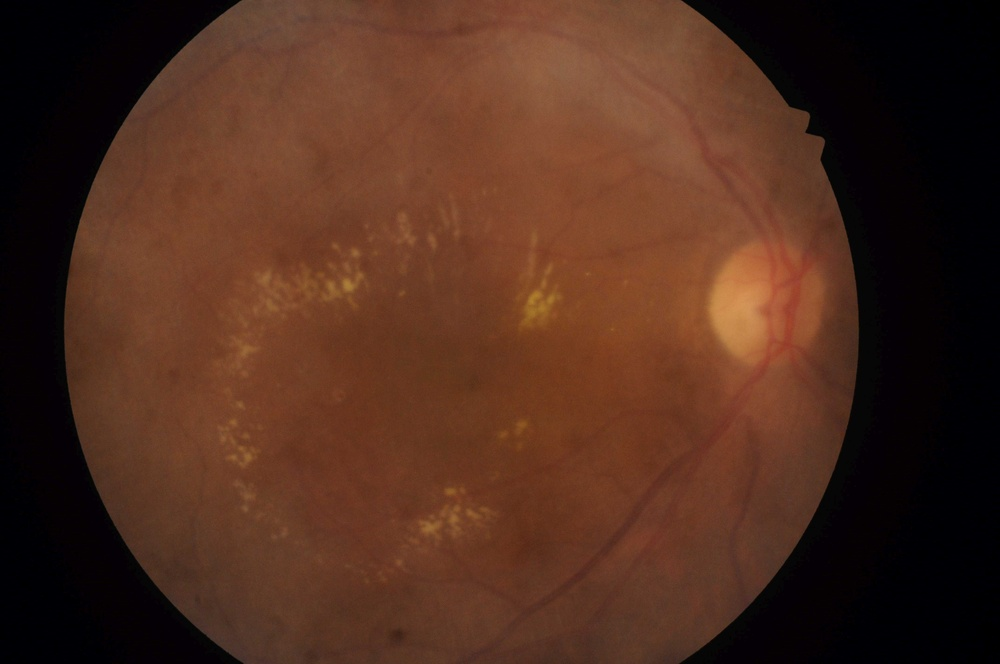
#> input picture api/uploads/61d76e23-2548-4d35-b709-1a50d0d6aa94.jpg, 1000 x 664 px, shrunk from 4288 x 2848 before the run
$ python -i enhance.py   (imports and definitions only)
#> lines starting #> are read from the running program, lines starting #| are printed output that depends on the picture
#> further down, picture is the input picture: shape (664, 1000, 3); mean B, G, R 29.8, 44.7, 78.4
import cv2


def enhance_image(image):
    """
    Enhance a fundus image using:
    1. CLAHE contrast enhancement
    2. Gentle Gaussian noise reduction

    Parameters:
        image: OpenCV BGR image

    Returns:
        numpy.ndarray: Enhanced image
    """

    if image is None:
        raise ValueError("Invalid image. Image could not be loaded.")

    # Convert BGR to LAB color space
    lab = cv2.cvtColor(image, cv2.COLOR_BGR2LAB)
#> lab: shape (664, 1000, 3); mean of channels 0, 1, 2 57.5, 141, 143.3

    # Split LAB channels
    l_channel, a_channel, b_channel = cv2.split(lab)
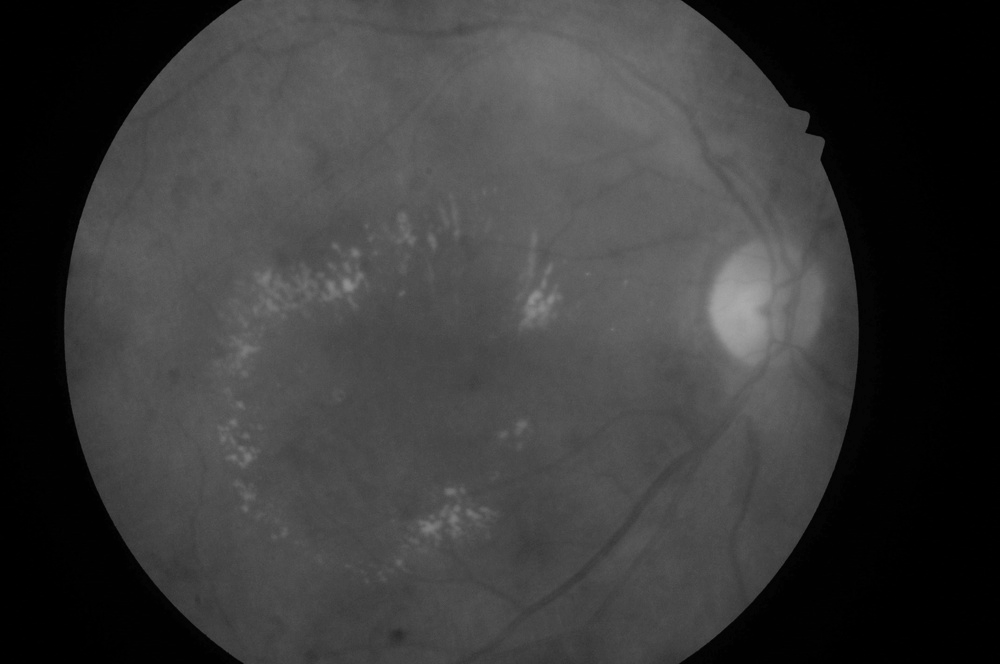
#> l_channel: shape (664, 1000); min 0, max 171, mean 57.5
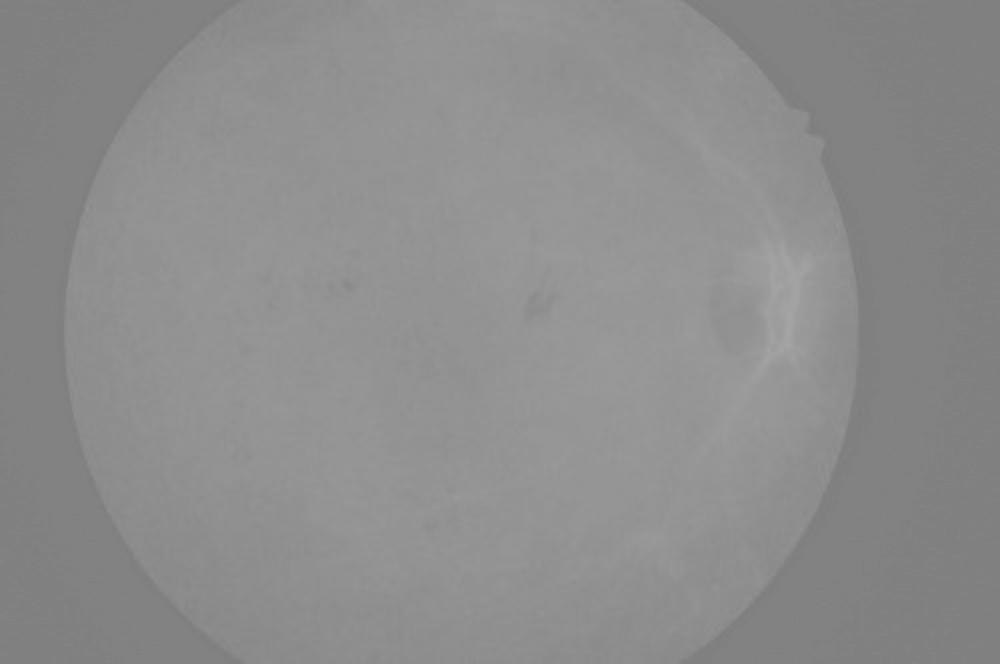
#> a_channel: shape (664, 1000); min 124, max 165, mean 141

    # CLAHE for local contrast enhancement
    clahe = cv2.createCLAHE(
        clipLimit=2.0,
        tileGridSize=(8, 8)
    )

    enhanced_l = clahe.apply(l_channel)
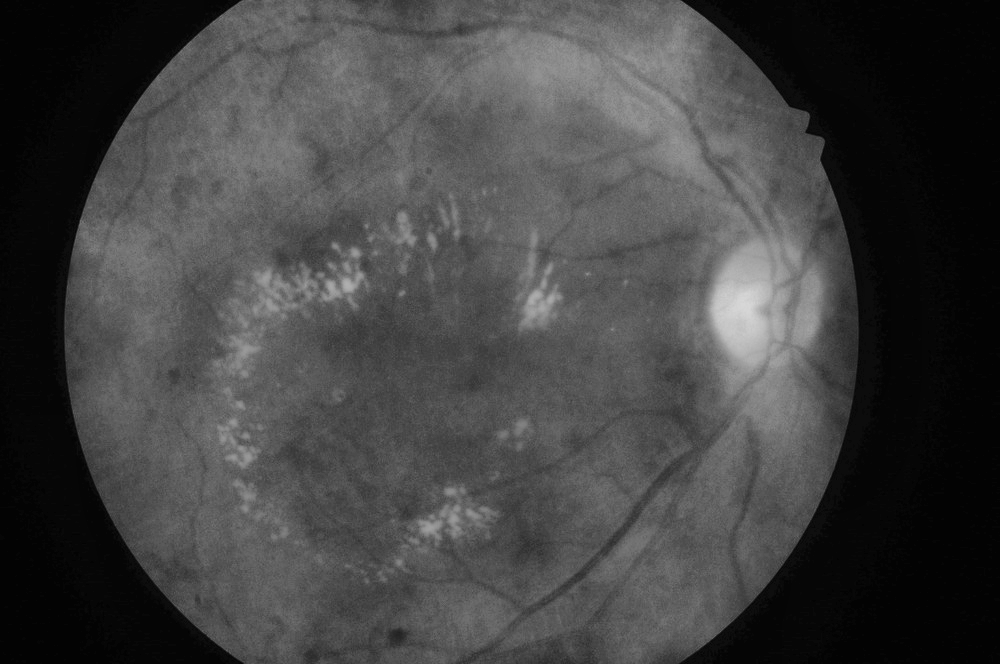
#> enhanced_l: shape (664, 1000); min 1, max 216, mean 66.4

    # Merge channels
    enhanced_lab = cv2.merge(
        (enhanced_l, a_channel, b_channel)
    )
#> enhanced_lab: shape (664, 1000, 3); mean of channels 0, 1, 2 66.4, 141, 143.3

    # Convert back to BGR
    enhanced = cv2.cvtColor(
        enhanced_lab,
        cv2.COLOR_LAB2BGR
    )
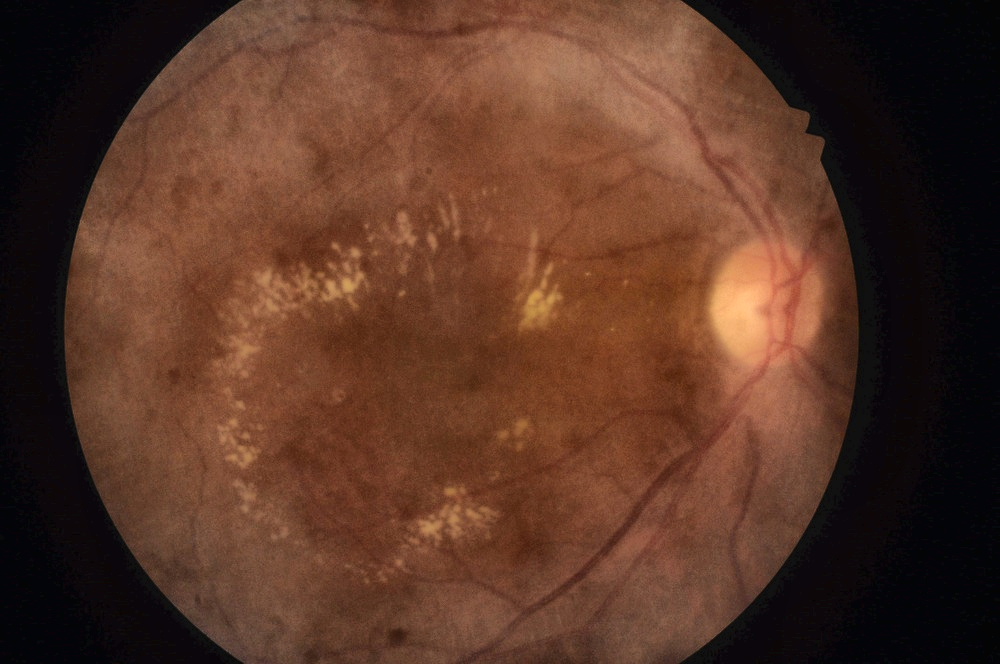
#> enhanced: shape (664, 1000, 3); mean B, G, R 38.3, 53.6, 88.2

    # Gentle Gaussian filtering for noise reduction
    enhanced = cv2.GaussianBlur(
        enhanced,
        (3, 3),
        0
    )

    return enhanced

>>> import cv2
>>> picture = cv2.imread('../../api/uploads/61d76e23-2548-4d35-b709-1a50d0d6aa94.jpg')
>>> result = enhance_image(picture)

$ run again, on api/uploads/861d45cf-742c-44a2-bfa5-c79d155c87f5.jpg
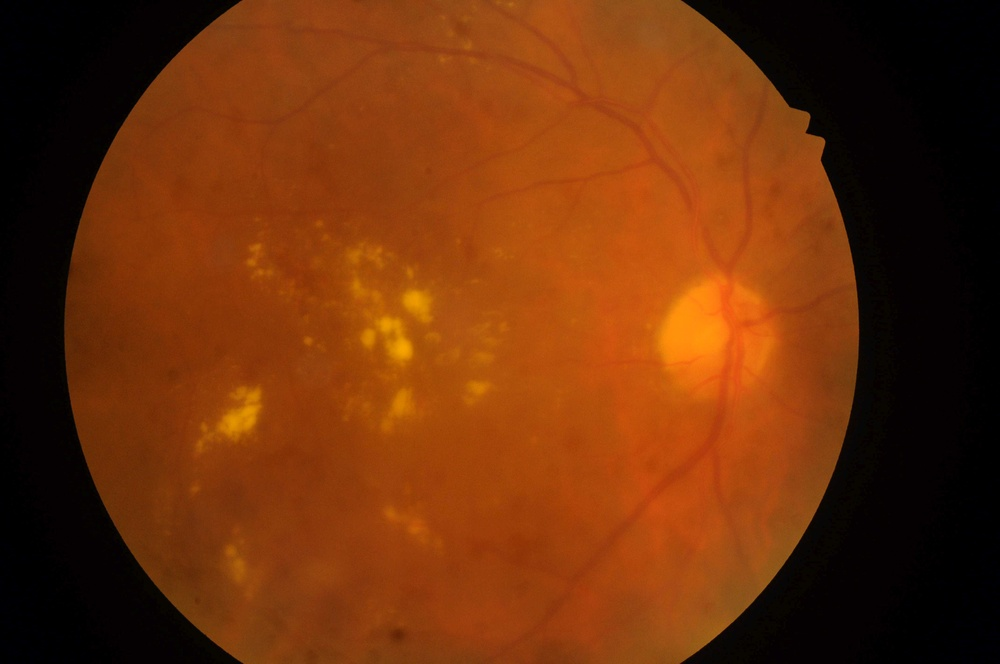
#> input picture api/uploads/861d45cf-742c-44a2-bfa5-c79d155c87f5.jpg, 1000 x 664 px, shrunk from 4288 x 2848 before the run
#> picture is the input picture: shape (664, 1000, 3); mean B, G, R 9.5, 47.9, 109.1
#> lab: shape (664, 1000, 3); mean of channels 0, 1, 2 71.1, 151.5, 160
#> in enhance_image, `enhanced_l = clahe.apply(l_channel)`:
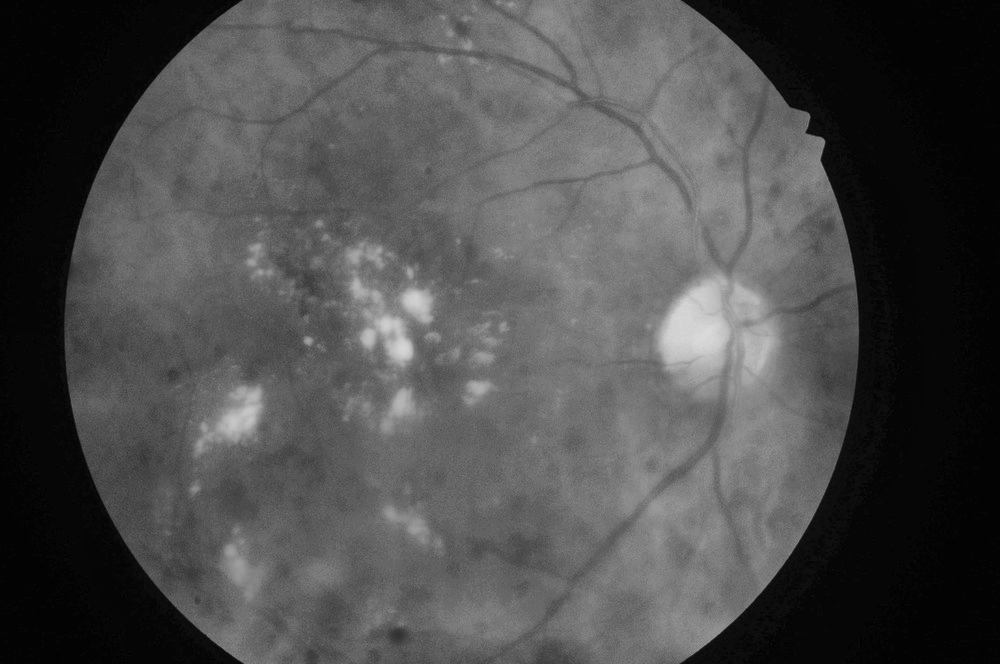
#> enhanced_l: shape (664, 1000); min 2, max 217, mean 76.3
#> enhanced_lab: shape (664, 1000, 3); mean of channels 0, 1, 2 76.3, 151.5, 160
#> in enhance_image, `enhanced = cv2.cvtColor( enhanced_lab, cv2.COLOR_LAB2BGR )`:
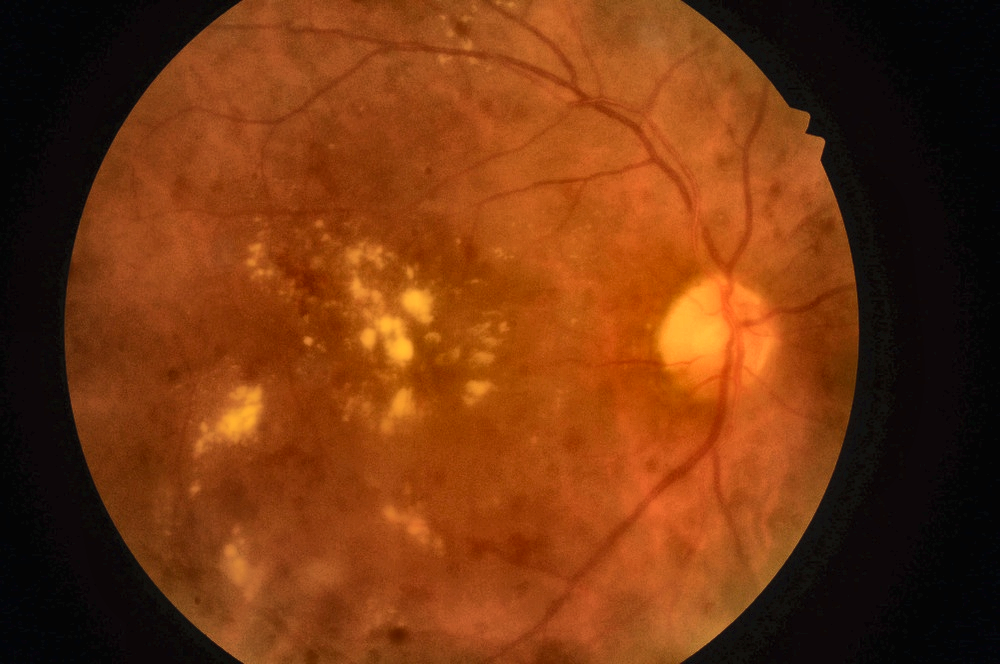
#> enhanced: shape (664, 1000, 3); mean B, G, R 15.7, 53.6, 115.4
